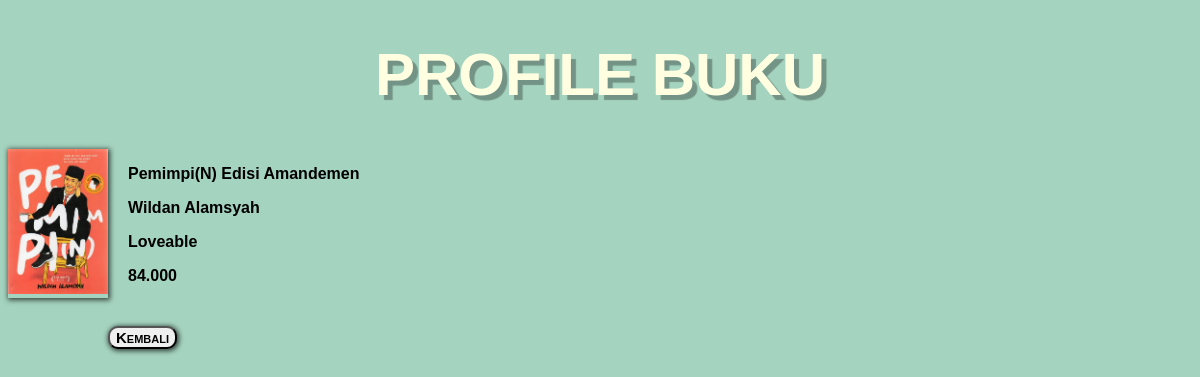
Page /praktikum/P5_PW_193040158/latihan5c/php/detail.php?id=3 on the committed database.
### tables this page shows
CREATE TABLE `buku` (
  `id` int(11) NOT NULL,
  `display` varchar(100) DEFAULT NULL,
  `judul` varchar(100) DEFAULT NULL,
  `pengarang` varchar(100) DEFAULT NULL,
  `penerbit` varchar(100) DEFAULT NULL,
  `harga` char(11) DEFAULT NULL
);

### praktikum/P5_PW_193040158/latihan5c/php/functions.php (called while the page is built)
<?php
	function koneksi() {
		$conn = mysqli_connect("localhost", "root", "") or die("Koneksi ke DB Gagal");
		mysqli_select_db($conn, "tubes_193040158") or die("Database salah!");
		return $conn;
	}
	function query($sql){
		$conn = koneksi();
		$result = mysqli_query($conn, "$sql");
		$rows = [];
		while ($row = mysqli_fetch_assoc($result)) {
			$rows[] = $row;
		}
		return $rows;
	}
?>

### praktikum/P5_PW_193040158/latihan5c/php/detail.php (the view, shortened to what this page needs)
<?php
	require 'functions.php';
	$id = $_GET['id'];
	$buku = query("SELECT * FROM buku WHERE id = $id")[0];
 ?>
 <!DOCTYPE html>
 <html lang="en">
 <head>
 	<link rel="stylesheet" href="../css/style.css">
 </head>
 <body>
 	<div class="container">
 		<h1 align="center">PROFILE BUKU</h1>
 		<div class="display">
 			<img width="100px" src="../assets/img/<?= $buku['display'] ?>" alt="">
 		</div>
 		<div class="keterangan">
 			<p><?= $buku['judul'] ?></p>
 			<p><?= $buku["pengarang"] ?></p>
 			<p><?= $buku["penerbit"] ?></p>
 			<p><?= $buku["harga"] ?></p>
 		</div>
 		<button class="back"><a href="../index.php">Kembali</a></button>
 	</div>
 </body>
 </html>

### praktikum/P5_PW_193040158/latihan5c/css/style.css (style rules this page uses)
h1 { font-size: 60px; text-shadow: 5px 5px 1px rgba(0,0,0,.3); color: #fffee0; }
body { font-family: arial; background-color: #a4d3bf; }
.display { float: left; margin-right: 20px; box-shadow: 1px 1px 5px 1px rgba(0,0,0,.7); }
.keterangan { float: left; font-weight: bold; }
.back { float: left; margin-top: 25px; margin-left: 100px; border-radius: 10px; box-shadow: 1px 1px 5px 1px rgba(0,0,0,.7); }
.back a { text-decoration: none; color: black; font-size: 15px; font-weight: bold; font-variant: small-caps; }

### rows in the picture
buku: display (picture), judul "Pemimpi(N) Edisi Amandemen", pengarang "Wildan Alamsyah", penerbit "Loveable", harga "84.000"
